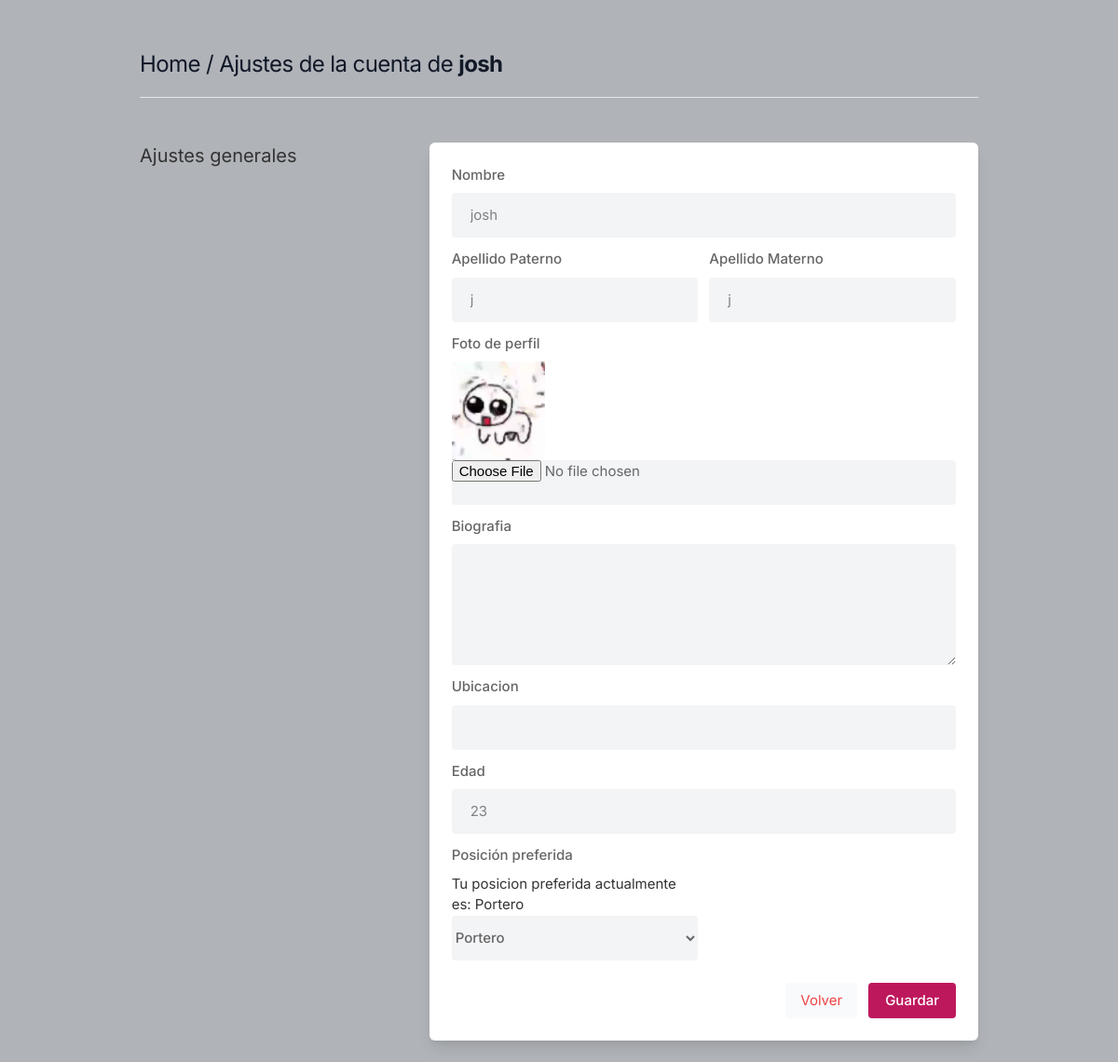
The app's page /settings (signed in) with its own data.
### core/models.py (models this page shows, shortened)
class Profile(models.Model):
    POSICIONES = [
        ('PT', 'Portero'),
        ('DF', 'Defensa'),
        ('CC', 'Centrocampista'),
        ('DL', 'Delantero'),
    ]
    user = models.OneToOneField(User, on_delete=models.CASCADE)
    groups = models.ManyToManyField(Group, related_name="members", blank=True)
    id_user = models.IntegerField()
    first_name = models.CharField(max_length=100, blank=True)
    last_name = models.CharField(max_length=100, blank=True)
    bio = models.TextField(blank=True)
    profileimg = models.ImageField(upload_to='profile_images', default='blank_pfp.jpg')
    location = models.CharField(max_length=100, blank=True)
    posicion_preferida = models.CharField(max_length=2, choices=POSICIONES, blank=True)
    age = models.IntegerField(null=True, blank=True)

### core/views.py (the view, shortened to what this page needs)
# urls.py: path('settings', views.settings, name='settings'),
@login_required(login_url="signin")
def settings(request):
    user_profile = Profile.objects.get(user = request.user)
    user = User.objects.get(username = request.user.username)
    return render(request, 'setting.html', {'user_profile': user_profile})

### templates/setting.html (shortened to what this page needs)
{% load static %}
<!DOCTYPE html>
<html lang="en">
<head>
    <link rel="stylesheet" href="{% static 'assets/css/icons.css' %}">
    <link rel="stylesheet" href="{% static 'assets/css/uikit.css' %}">
    <link rel="stylesheet" href="{% static 'assets/css/style.css' %}">
    <link rel="stylesheet" href="{% static 'assets/css/tailwind.css' %}">
</head>
<body>
            <div class="container m-auto">
                <h1 class="text-2xl leading-none text-gray-900 tracking-tight mt-3"><a href='/'> Home </a> / Ajustes de la cuenta de <b>{{user.username}}</b> </h1>
                <br>
                <hr>
                <div class="grid lg:grid-cols-3 mt-12 gap-8">
                    <div>
                        <h3 class="text-xl mb-2"> Ajustes generales</h3>
                    </div>
                    <div class="bg-white rounded-md lg:shadow-lg shadow col-span-2">
                    <form action="" method="POST" enctype="multipart/form-data">
                        <div class="grid grid-cols-2 gap-3 lg:p-6 p-4">
                            <div class="col-span-2">
                                <label for=""> Nombre</label>
                                <input type="text" value="{{user.username}}" class="shadow-none bg-gray-100" Disabled>
                            </div>
                            <div>
                                <label for=""> Apellido Paterno</label>
                                <input type="text" name="first_name" value="{{user.first_name}}" class="shadow-none bg-gray-100" >
                            </div>
                            <div>
                                <label for=""> Apellido Materno</label>
                                <input type="text" name="last_name" value="{{user.last_name}}" class="shadow-none bg-gray-100" >
                                </div>
                            <div class="col-span-2">
                                <label for=""> Foto de perfil</label>
                                <img width="100" height="100" src="{{user_profile.profileimg.url}}" />
                                <input type="file" name="image" value="" class="shadow-none bg-gray-100">
                            </div>
                            <div class="col-span-2">
                                <label for="about">Biografia</label>
                                <textarea id="about" name="bio" rows="3"  class="shadow-none bg-gray-100">{{user_profile.bio}}</textarea>
                            </div>
                            <div class="col-span-2">
                                <label for=""> Ubicacion</label>
                                <input type="text" name="location" value="{{user_profile.location}}" class="shadow-none bg-gray-100">
                            </div>
                            <div class="col-span-2">
                                <label for=""> Edad </label>
                                <input type="number" name="age" value="{{user_profile.age}}" class="shadow-none bg-gray-100">
                            </div>
                            <div>
                                <label for="posicion_preferida">Posición preferida</label>
                                <h2>Tu posicion preferida actualmente es: {{user_profile.posicion_preferida}}</h2>
                                <select id="posicion_preferida" name="posicion_preferida" class="shadow-none bg-gray-100">
                                    <option value="Portero">Portero</option>
                                </select>
                            </div>
                       </div>
                       <div class="bg-gray-10 p-6 pt-0 flex justify-end space-x-3">
                           <button class="p-2 px-4 rounded bg-gray-50 text-red-500"> <a href="/"> Volver </a> </button>
                           <button type="submit" class="button bg-blue-700"> Guardar </button>
                       </div>
                    </form>
                    </div>
                    </div>
                    <br>
                </div>
</body>
</html>

### static/assets/css/style.css (style rules this page uses)
body { background-color: #B0B3B8!important; }
button { vertical-align: middle; }
span.button, button.button { background-color: #be185d; top: 0; color: #fff; position: relative; padding: 8px 18px; line-height: 22px; position: relative; font-weight: 500; font-size: 15px; display: inline-block; -webkit-transition: all 0.2s ease-in-out; transition: all 0.2s ease-in-out; cursor: pointer; overflow: hidden; border: none; border-radius: 4px; -webkit-box-shadow: 0 1px 3px rgba(0, 0, 0, 0.1); box-shadow: 0 1px 3px rgba(0, 0, 0, 0.1); }
input { height: 48px; line-height: 48px; padding: 0 20px; outline: none; font-size: 15px; color: #808080; max-width: 100%; width: 100%; -webkit-box-sizing: border-box; box-sizing: border-box; display: block; font-weight: 400; opacity: 1; border-radius: 4px; border: none; -webkit-box-shadow: 0 1px 4px 0px rgba(0, 0, 0, 0.12); box-shadow: 0 1px 4px 0px rgba(0, 0, 0, 0.12); }
input[type="text"], input[type="password"], input[type="email"], input[type="number"] { height: 48px; line-height: 48px; padding: 0 20px; outline: none; font-size: 15px; color: #808080; max-width: 100%; width: 100%; -webkit-box-sizing: border-box; box-sizing: border-box; display: block; font-weight: 400; opacity: 1; border-radius: 4px; border: none; -webkit-box-shadow: 0 1px 4px 0px rgba(0, 0, 0, 0.12); box-shadow: 0 1px 4px 0px rgba(0, 0, 0, 0.12); }
textarea { height: 48px; line-height: 48px; padding: 0 20px; outline: none; font-size: 15px; color: #808080; margin: 0 0 16px 0; max-width: 100%; width: 100%; -webkit-box-sizing: border-box; box-sizing: border-box; display: block; background-color: #fff; font-weight: 500; opacity: 1; border-radius: 4px; border: none; -webkit-box-shadow: 0 1px 4px 0px rgba(0, 0, 0, 0.12); box-shadow: 0 1px 4px 0px rgba(0, 0, 0, 0.12); }
select { height: 48px; line-height: 48px; padding: 0 20px; outline: none; font-size: 15px; color: #808080; margin: 0 0 16px 0; max-width: 100%; width: 100%; -webkit-box-sizing: border-box; box-sizing: border-box; display: block; background-color: #fff; font-weight: 500; opacity: 1; border-radius: 4px; border: none; -webkit-box-shadow: 0 1px 4px 0px rgba(0, 0, 0, 0.12); box-shadow: 0 1px 4px 0px rgba(0, 0, 0, 0.12); padding: 15px 18px; cursor: pointer; }
input { -webkit-transition: all 0.1s ease-in-out; transition: all 0.1s ease-in-out; }
::placeholder { color: #808080; opacity: 1; }
textarea { height: auto; line-height: 27px; padding: 20px; min-height: 130px; -webkit-transition: none !important; transition: none !important; min-width: 100%; }
label, legend { display: block; font-weight: bold; font-size: 15px; font-weight: 500; margin-bottom: 8px; }
button { border: none; margin: 0; padding: 0; width: auto; overflow: visible; background: transparent; color: inherit; font: inherit; line-height: normal; cursor: pointer; }
a { color: #be185d; -webkit-transition: 0.3s; transition: 0.3s; outline: none !important; }
button { outline: none !important; }
img { max-width: 100%; }
body { color: #666; font-size: 15px; line-height: 27px; background-color: #f0f2f5; font-family: "Inter", sans-serif; text-transform: none; }
h1, h2, h3, h4, h5, h6 { font-family: "Inter", sans-serif; text-transform: none; }
input[type="text"], input[type="password"], input[type="email"] { font-family: "Inter", sans-serif; text-transform: none; }
textarea, select { font-family: "Inter", sans-serif; text-transform: none; }
button, body .pac-container { font-family: "Inter", sans-serif; text-transform: none; }
h1, h2, h3, h4, h5, h6 { color: #333; font-weight: 500; margin: 0; padding: 0; }
h1 { font-size: 32px; }
h2 { font-size: 26px; }
h3 { font-size: 22px; }
b, strong { font-weight: 700 !important; }
@media (min-width: 1024px) { .container { max-width: 900px !important; padding-top: 45px; } }
.shadow-none { -webkit-box-shadow: none !important; box-shadow: none !important; }

### records on screen
Profile: profileimg (placeholder picture), age "23", posicion_preferida "Portero"

### other values on screen
{{ user.username }} "josh"
